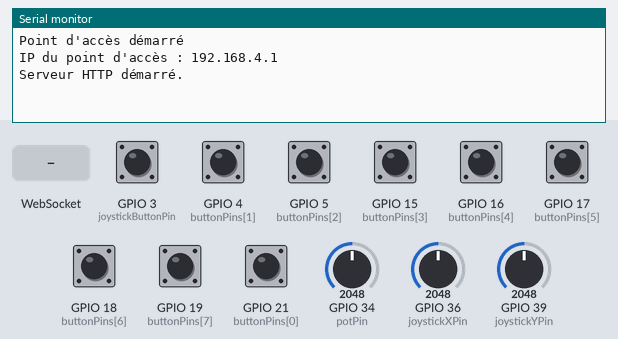
This sketch was run on a simulated ESP32. Shown: the last lines printed to the serial monitor. The test bench sets the inputs (shaded band); at power-on: GPIO 3 (joystickButtonPin), GPIO 4 (buttonPins[1]), GPIO 5 (buttonPins[2]), GPIO 15 (buttonPins[3]), GPIO 16 (buttonPins[4]), GPIO 17 (buttonPins[5]), GPIO 18 (buttonPins[6]), GPIO 19 (buttonPins[7]), GPIO 21 (buttonPins[0]) HIGH, GPIO 34 (potPin) = 2048, GPIO 36 (joystickXPin) = 2048, GPIO 39 (joystickYPin) = 2048.

Above: at 1.2 s.
1.3 s: WebSocket text "1" received
At 2.2 s:
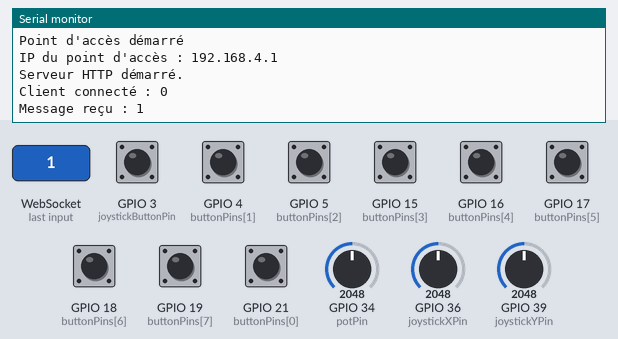
2.8 s: WebSocket text "0" received
At 3.3 s:
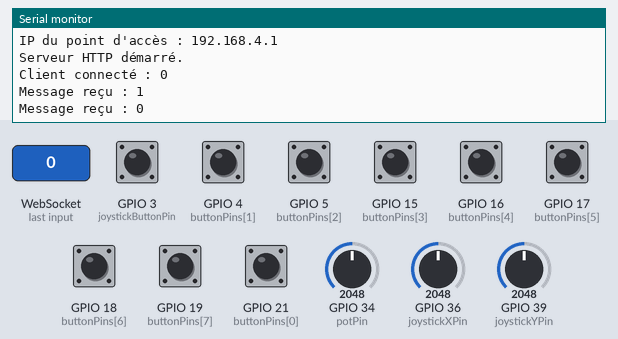

The sketch:

1_Shushucommande_ESP15PIN.ino
```cpp
#include <WiFi.h>
#include <WebServer.h>
#include <WebSocketsServer.h>

// Configuration du point d'accès
const char* ssid = "ESP32_Network"; // Nom du réseau WiFi
const char* password = "12345678";  // Mot de passe pour le réseau

// Adresse IP fixe pour le point d'accès
IPAddress local_IP(192, 168, 4, 1); // Adresse IP du point d'accès
IPAddress gateway(192, 168, 4, 1);   // Passerelle
IPAddress subnet(255, 255, 255, 0);  // Masque de sous-réseau

// Serveur WebSocket
WebSocketsServer webSocket = WebSocketsServer(8600);

// Serveur HTTP
WebServer httpServer(80);

// Définition des broches et variables
const int buttonPins[] = {21, 4, 5, 15, 16, 17, 18, 19};
const char* buttonNames[] = {"B|21", "B|4", "B|5", "B|15", "B|16", "B|17", "B|18", "B|19"};
const int buttonCount = sizeof(buttonPins) / sizeof(buttonPins[0]);

int lastPotValue = -1;
int lastJoystickXValue = -1;
int lastJoystickYValue = -1;
bool lastJoystickButtonState = false; // État précédent du bouton du joystick
bool buttonStates[8] = {0};

const int potPin = 34;
const int joystickXPin = 36;
const int joystickYPin = 39;
const int joystickButtonPin = 3;
const int threshold = 220;
const int joystickThreshold = 120; // Seuil pour les valeurs du joystick

void setup() {
  Serial.begin(115200);

  // Démarrage du point d'accès WiFi avec IP fixe
  if (!WiFi.softAPConfig(local_IP, gateway, subnet)) {
    Serial.println("Erreur de configuration de l'IP !");
  }
  WiFi.softAP(ssid, password);

  Serial.println("Point d'accès démarré");
  Serial.print("IP du point d'accès : ");
  Serial.println(WiFi.softAPIP());

  // Initialisation du serveur WebSocket
  webSocket.begin();
  webSocket.onEvent(webSocketEvent);

  // Initialisation des broches des boutons
  for (int i = 0; i < buttonCount; i++) {
    pinMode(buttonPins[i], INPUT_PULLUP);
  }
  pinMode(joystickButtonPin, INPUT_PULLUP);

  // Initialisation du serveur HTTP
  setupHttpServer();
}

void loop() {
  delayMicroseconds(50);
  webSocket.loop();
  httpServer.handleClient();
  // Vérification des boutons et envoi des données
  for (int i = 0; i < buttonCount; i++) {
    bool isPressed = (digitalRead(buttonPins[i]) == LOW);
    if (isPressed && !buttonStates[i]) {
      buttonStates[i] = true;
      String message = String(buttonNames[i]);
      webSocket.broadcastTXT(message);
    } else if (!isPressed && buttonStates[i]) {
      buttonStates[i] = false;
    }
  }

  // Lecture des autres capteurs
  sendSensorData();

  // Vérification du bouton du joystick
  bool currentJoystickButtonState = (digitalRead(joystickButtonPin) == LOW); // Bouton pressé = LOW
  if (currentJoystickButtonState && !lastJoystickButtonState) {
    lastJoystickButtonState = true;
    String message = "B|3";
    webSocket.broadcastTXT(message);
  } else if (!currentJoystickButtonState && lastJoystickButtonState) {
    lastJoystickButtonState = false;
  }

  // Envoyer la position du joystick à intervalles réguliers
  static unsigned long lastSendTime = 0;
  if (millis() - lastSendTime > 16) { // toutes les 10 ms
    sendJoystickData();
    lastSendTime = millis();
  }
}

void sendSensorData() {
  int potValue = analogRead(potPin);
  if (lastPotValue == -1 || abs(potValue - lastPotValue) >= threshold) {
    lastPotValue = potValue;
    // Normaliser la valeur du potentiomètre entre 0 et 1
    float normalizedPotValue = potValue / 4095.0;
    String message = "O|" + String(potValue);
    webSocket.broadcastTXT(message);
  }
}

void sendJoystickData() {
  int joystickXValue = analogRead(joystickXPin);
  int joystickYValue = analogRead(joystickYPin);

  // Vérification des changements significatifs dans les valeurs du joystick
    String messageX = "X|" + String(joystickXValue);
    webSocket.broadcastTXT(messageX);
    String messageY = "Y|" + String(joystickYValue);
    webSocket.broadcastTXT(messageY);
}

void webSocketEvent(uint8_t num, WStype_t type, uint8_t * payload, size_t length) {
  switch (type) {
    case WStype_CONNECTED:
      Serial.printf("Client connecté : %u\n", num);
      break;

    case WStype_DISCONNECTED:
      Serial.printf("Client déconnecté : %u\n", num);
      break;

    case WStype_TEXT:
      Serial.printf("Message reçu : %s\n", payload);
      break;
  }
}

void setupHttpServer() {
  httpServer.on("/", HTTP_GET, []() {
    httpServer.send(200, "text/plain", "ESP32 WebSocket Server");
  });

  httpServer.on("/", HTTP_OPTIONS, []() {
    httpServer.sendHeader("Access-Control-Allow-Origin", "*");
    httpServer.sendHeader("Access-Control-Allow-Methods", "GET, POST, OPTIONS");
    httpServer.sendHeader("Access-Control-Allow-Headers", "Content-Type");
    httpServer.send(204);
  });

  httpServer.onNotFound([]() {
    httpServer.send(404, "text/plain", "Not Found");
  });

  httpServer.begin();
  Serial.println("Serveur HTTP démarré.");
}
```

Measured:
- after the input at 1.3 s, the serial monitor: prints a new line at once (image 1)
- after the input at 2.8 s, the serial monitor: prints a new line at once (image 2)
